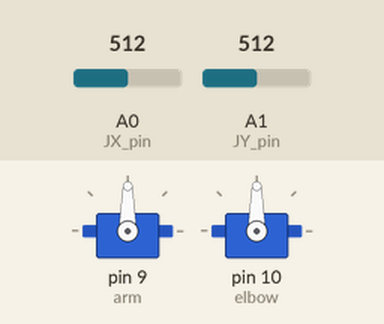
Recording of a sketch running on a simulated Arduino Uno, built with avr-gcc and run on an emulated ATmega328P. Parts: 2 × servo. The test bench sets the inputs (shaded band); at power-on: A0 (JX_pin) = 512, A1 (JY_pin) = 512.

Above: at 1.2 s.
1.3 s: A0 (JX_pin) set to 716
At 2.5 s:
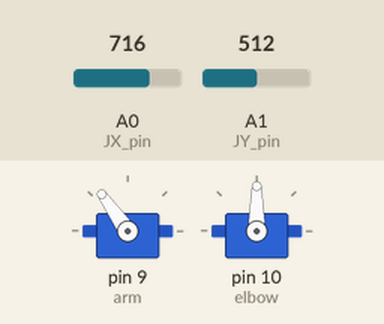
2.8 s: A1 (JY_pin) set to 716
At 3.9 s:
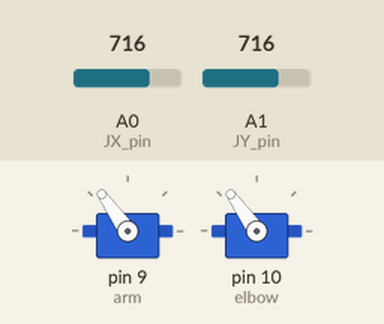
4.3 s: A0 (JX_pin) set to 900
At 5.0 s:
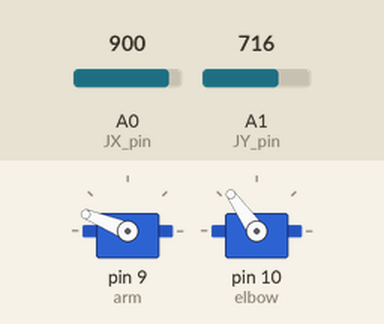
5.8 s: A1 (JY_pin) set to 900
At 6.2 s:
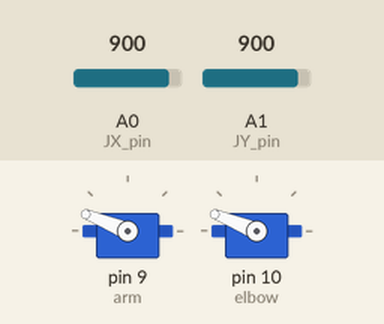
7.3 s: A0 (JX_pin) set to 1023
At 8.5 s:
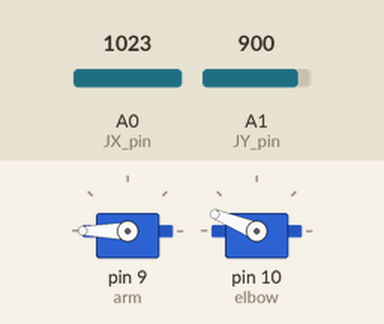
8.8 s: A1 (JY_pin) set to 1023
At 9.6 s:
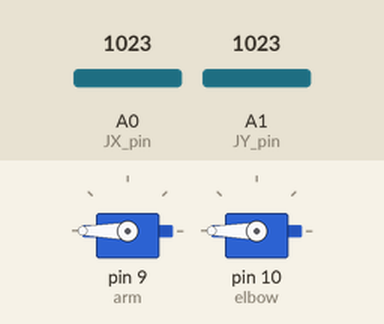
Timing chart, 0 to 11.3 s (numbered marks = the images above; inputs shaded):
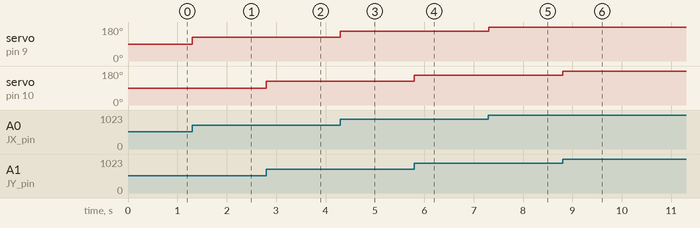

Measured:
- after the input at 1.3 s, servo on pin 9 (arm): 90° → 125° at once
- after the input at 2.8 s, servo on pin 10 (elbow): 90° → 125° at once
- after the input at 4.3 s, servo on pin 9 (arm): 125° → 158° at once
- after the input at 5.8 s, servo on pin 10 (elbow): 125° → 158° at once
- after the input at 7.3 s, servo on pin 9 (arm): 158° → 180° at once
- after the input at 8.8 s, servo on pin 10 (elbow): 158° → 180° at once

The sketch:

Robotic_Arm.ino
```cpp
#include <Servo.h>
#define Servo_arm 9
#define Servo_elbow 10
#define JX_pin 0
#define JY_pin 1

Servo arm, elbow;
int joyX_in;
int joyY_in;
int elbow_angle;
int arm_angle;

void setup() {
  arm.attach(9);
  elbow.attach(10);
}

void loop() {
  joyX_in = analogRead(JX_pin);
  arm_angle = map(joyX_in, 0, 1023, 0,180);
  arm.write(arm_angle);
  joyY_in = analogRead(JY_pin);
  elbow_angle = map(joyY_in, 0, 1023, 0,180);
  elbow.write(elbow_angle);
}
```
